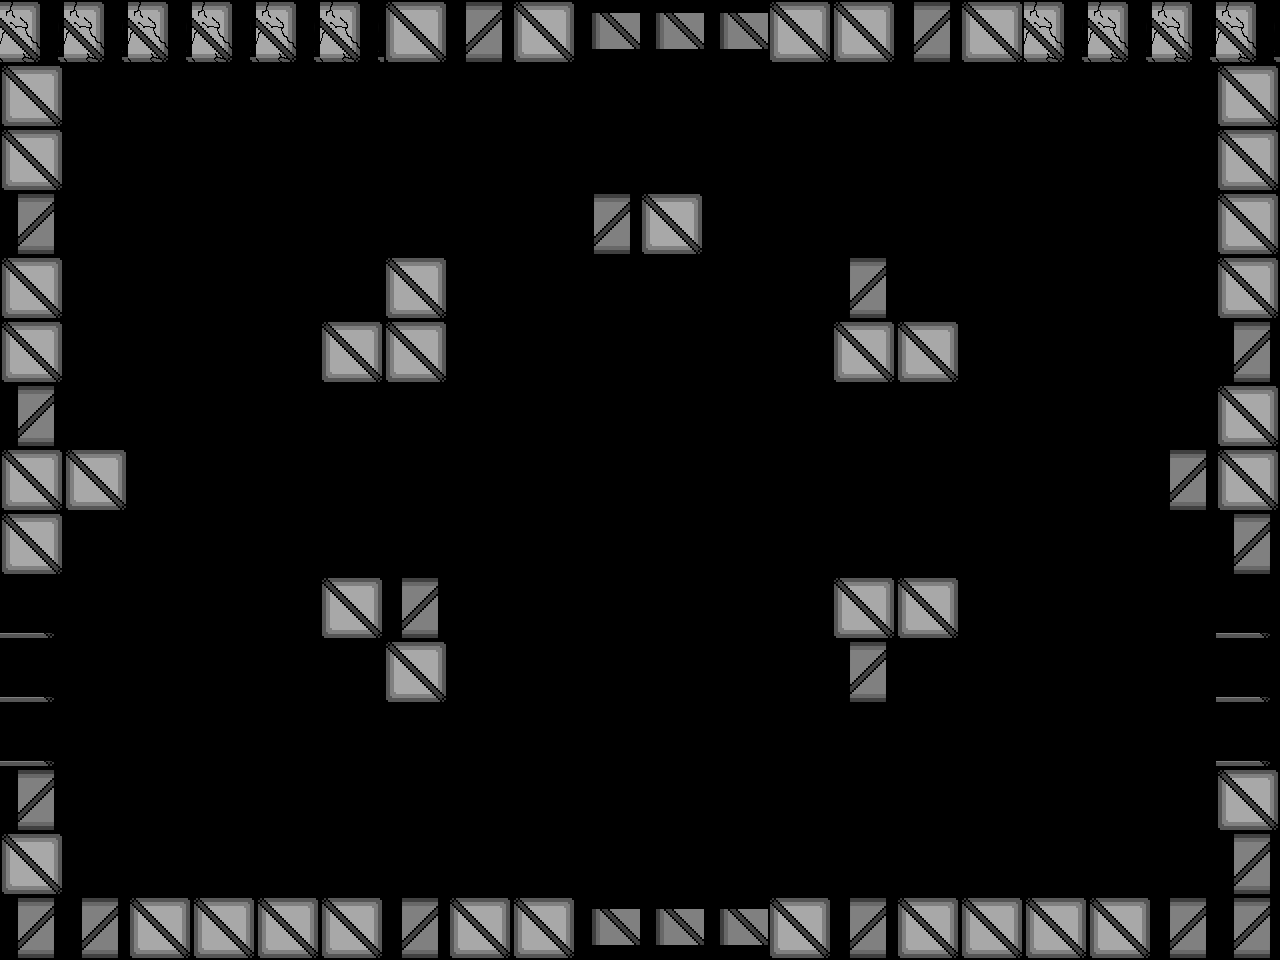

Rendered tile map (Tiled .tmx) drawn with the repository's tilesets; below, a short description and the map source with its tile grids summarised:
An orthogonal 20x15 tile map with 64x64 px tiles, 1 tile layer (Tile Layer 2) and 7 objects (4x Assassin, ScrollingBackground, Player, Uno).

<map version="1.0" tiledversion="1.1.1" orientation="orthogonal" renderorder="right-down" width="20" height="15" tilewidth="64" tileheight="64" infinite="0" nextobjectid="66">
 <properties>
  <property name="assassin" value="assets/assasin_rightLeftSpritesheet.png" />
  <property name="backgroundEasy" value="assets/backgroundEasy.png" />
  <property name="backgroundHard" value="assets/backgroundHard.png" />
  <property name="backgroundMedium" value="assets/backgroundMedium.png" />
  <property name="boss" value="assets/boss.png" />
  <property name="bossexplosion" value="assets/bossexplosion.png" />
  <property name="damageUp" value="assets/metalBoxCoin.png" />
  <property name="explosion" value="assets/explosion.png" />
  <property name="firingRateUp" value="assets/metalBoxCoin.png" />
  <property name="healthUp" value="assets/metalBoxHeart.png" />
  <property name="largeexplosion" value="assets/largeexplosion.png" />
  <property name="loading" value="assets/loading.png" />
  <property name="moveSpeedUp" value="assets/metalBoxCoin.png" />
  <property name="newborn" value="assets/newborn_spritesheet(h54_w62).png" />
  <property name="player" value="assets/playerSpriteSheetTemp.png" />
  <property name="reward" value="assets/reward1.png" />
  <property name="smallexplosion" value="assets/smallexplosion.png" />
  <property name="uno" value="assets/uno_Static.png" />
 </properties>
 <tileset firstgid="1" name="blocks1" tilewidth="64" tileheight="64" tilecount="14" columns="14">
  <image source="blocks1.png" width="900" height="64" />
 </tileset>
 <objectgroup color="#00ff00" name="Object Layer 1">
  <object id="59" name="Background" type="ScrollingBackground" x="0" y="0" width="64" height="64">
   <properties>
    <property name="numFrames" value="1" />
    <property name="textureHeight" value="960" />
    <property name="textureID" value="backgroundEasy" />
    <property name="textureWidth" value="1280" />
   </properties>
  </object>
  <object id="55" name="Player1" type="Player" x="620" y="413.333" width="34" height="64">
   <properties>
    <property name="numFrames" value="6" />
    <property name="textureHeight" value="60" />
    <property name="textureID" value="player" />
    <property name="textureWidth" value="34" />
   </properties>
  </object>
  <object id="61" name="Assassin1" type="Assassin" x="268.5" y="198.5" width="99" height="99">
   <properties>
    <property name="numFrames" value="4" />
    <property name="textureHeight" value="100" />
    <property name="textureID" value="assassin" />
    <property name="textureWidth" value="100" />
   </properties>
  </object>
  <object id="62" name="Assassin1" type="Assassin" x="916.5" y="196.5" width="99" height="99">
   <properties>
    <property name="numFrames" value="4" />
    <property name="textureHeight" value="100" />
    <property name="textureID" value="assassin" />
    <property name="textureWidth" value="100" />
   </properties>
  </object>
  <object id="63" name="Assassin1" type="Assassin" x="916.5" y="662.5" width="99" height="99">
   <properties>
    <property name="numFrames" value="4" />
    <property name="textureHeight" value="100" />
    <property name="textureID" value="assassin" />
    <property name="textureWidth" value="100" />
   </properties>
  </object>
  <object id="64" name="Assassin1" type="Assassin" x="266.5" y="656.5" width="99" height="99">
   <properties>
    <property name="numFrames" value="4" />
    <property name="textureHeight" value="100" />
    <property name="textureID" value="assassin" />
    <property name="textureWidth" value="100" />
   </properties>
  </object>
  <object id="65" name="Uno1" type="Uno" x="618.5" y="102.5" width="39" height="51">
   <properties>
    <property name="numFrames" value="2" />
    <property name="textureHeight" value="51" />
    <property name="textureID" value="uno" />
    <property name="textureWidth" value="39" />
   </properties>
  </object>
 </objectgroup>
 <layer name="Tile Layer 2" width="20" height="15">
  <properties>
   <property name="collidable" value="" />
  </properties>
  <data>[300 cells, 82 non-empty, 5 distinct tile ids]</data>
 </layer>
</map>
